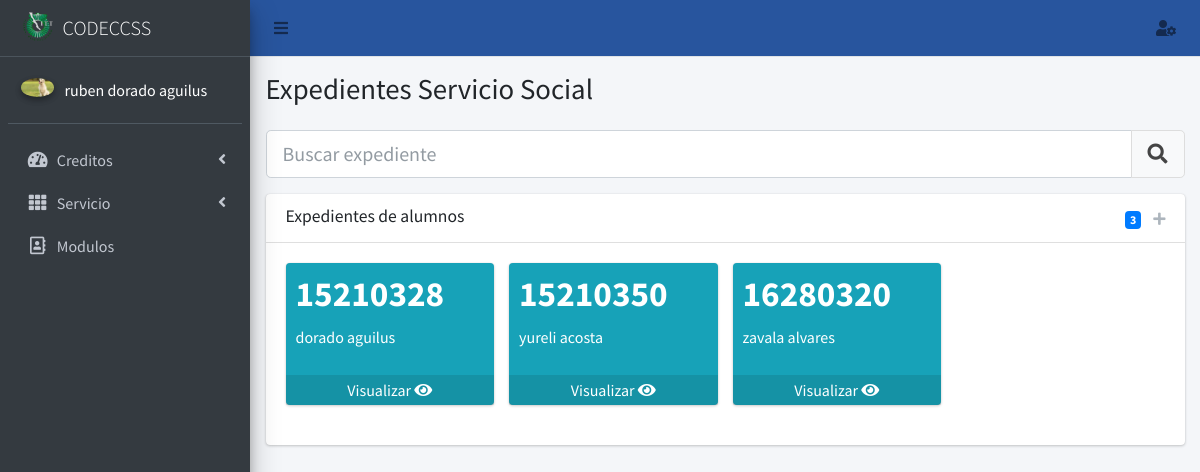
Page /expedienteServicio/ (signed in) on the committed database.
### core/models.py (models this page shows, shortened)
class Perfil(models.Model):
    user=models.OneToOneField(User,null=True,on_delete=models.SET_NULL)
    nombre=models.CharField(max_length=56, blank=False, null=False)
    apellido_paterno=models.CharField(max_length=56, blank=False, null=False)
    apellido_materno=models.CharField(max_length=56, blank=False, null=False)
    modulo=models.ManyToManyField(Modulo, blank=True)
    email_institucional=models.CharField(max_length=126, blank=False, null=False, validators=[RegexValidator(regex=r'(^[a-zA-Z0-9_.+-]+@tectijuana.edu.mx+$)|(^[a-zA-Z0-9_.+-]+@tectijuana.tecnm.mx+$)',message="El formato del correo debe ser @tectijuana.edu.mx")])
    foto=models.ImageField(upload_to=rename_folder_photo, max_length=126, blank=True, null=True)
    estado=models.BooleanField(default=False)
    created_at = models.DateTimeField("Creado ", auto_now_add=True)
    updated_at = models.DateTimeField("Actualizado ", auto_now=True)
    class Meta:
        verbose_name="Perfil"
        verbose_name_plural="Perfiles"

class Expediente_Servicio(models.Model):
    matricula=models.CharField(max_length=56, blank=False, null=False)
    nombre=models.CharField(max_length=56, blank=False, null=False)
    apellido_paterno=models.CharField(max_length=56, blank=False, null=False)
    apellido_materno=models.CharField(max_length=56, blank=False, null=False)
    perfil=models.ForeignKey(Perfil, null=True,on_delete=models.SET_NULL)
    estado=models.BooleanField(default=True)
    created_at = models.DateTimeField("Creado ", auto_now_add=True)
    updated_at = models.DateTimeField("Actualizado ", auto_now=True)
    class Meta:
        verbose_name="Expediente de Servicio"
        verbose_name_plural="Expedientes de Servicio"
    def __str__(self):
        return str(self.matricula)

### core/views.py (the view)
# urls.py: path('expedienteServicio/',views.expedienteServicio,name='expedienteServicio'),
@login_required(login_url='login_docente')
def expedienteServicio(request):
    expedientes=Expediente_Servicio.objects.filter(perfil__user=request.user.id,estado=True).order_by("matricula")
    print(expedientes)
    contexto={
        'titulo': "Expedientes Servicio Social",
        'usuario': Perfil.objects.get(user=request.user.id),
        'expedientes':expedientes,
        'total_expedientes': expedientes.count()
    }
    return render(request,"servicio/expediente.html",contexto)

### core/templatetags/templates.py (called while the page is built)
@register.filter(name='has_group')
def has_group(user, group_name):
       groups = user.groups.all().values_list('name', flat=True)
       return True if group_name in groups else False

@register.simple_tag
def loadsession(user):
       bandera=False
       data=Perfil.objects.get(user=user)
       if data.estado:
              bandera=True
       return bandera

### templates/servicio/expediente.html (shortened to what this page needs)
{%extends 'docente/inicio.html' %}
{% load staticfiles %}
{%load templates%}
{%block content%}
    <div class="col-lg-12">
      {%if request.user|has_group:"Servicio" or request.user.is_superuser%}
        <div class="form-group">
            <div class="input-group input-group-lg">
                <input id="search" autocomplete="off" class="form-control form-control-lg" placeholder="Buscar expediente">
                <div class="input-group-append">
                    <button class="btn btn-lg btn-default" style="cursor: auto; pointer-events: none;">
                        <i class="fa fa-search"></i>
                    </button>
                </div>
            </div>
        </div>
        <div class="card contenedor">
        <div class="card-header">
          <h5 class="card-title">Expedientes de alumnos</h5>
          <div class="card-tools">
            <span id="count" title="Total expedientes" class="badge badge-primary">{{total_expedientes}}</span>
            <button type="button" class="btn btn-tool agregar" title="Agregar expediente" data-toggle="modal" data-target="#modal-default">
              <i class="fas fa-plus"></i>
            </button>
          </div>
        </div>
        <div class="card-body expediente">
            <div class="row" id="contenedor-expediente">
                {%for exp in expedientes %}
                <div class="col-lg-3 col-6 data-info">
                    <div class="small-box bg-info">
                        <div class="inner">
                        <h3 name="{{exp.matricula}}">{{exp.matricula}}</h3>
                        <p>{{exp.apellido_paterno}} {{exp.apellido_materno}}</p>
                        </div>
                      <a href="{%url 'detalle_expediente_servicio' id=exp.id %}?matricula={{exp.matricula}}" class="small-box-footer">Visualizar <i class="fas fa-eye"></i></a>
                    </div>
                  </div>
                  {%endfor%}
              </div>
              </div>
        </div>
      {%else%}
      <p>No tienes permisos para poder realizar esta accion</p>
      {%endif%}
      </div>
{%endblock content%}

### templates/docente/aside.html (shortened to what this page needs)
{%load templates%}
<aside class="main-sidebar sidebar-dark-primary elevation-4">
    <a href="" class="brand-link">
        <img src="/static/img/logo_TECT.png" alt="Logo TecNM" class="brand-image" style="opacity: .8">
        <span class="brand-text font-weight-light">CODECCSS</span>
    </a>
    <div class="sidebar">
        <div class="user-panel mt-3 pb-3 mb-3 d-flex">
            <div class="image">
                {%if usuario.foto%}
                <img src="{{usuario.foto.url}}" class="img-circle elevation-2" alt="User Image"> {%else%}
                <img src="/static/img/usernone.png" class="img-circle elevation-2" alt="User Image"> {%endif%}
            </div>
            <div class="info">
                <span style="color: white;">{{usuario.nombre}} {{usuario.apellido_paterno}} {{usuario.apellido_materno}}</span>
            </div>
        </div>
        <nav class="mt-2">
            <ul class="nav nav-pills nav-sidebar flex-column" data-widget="treeview" role="menu" data-accordion="false">
                {% if request.user|has_group:"Docente" or request.user.is_superuser %}
                <li class="nav-item">
                    <a href="#" class="nav-link">
                        <i class="nav-icon fas fa-tachometer-alt"></i>
                        <p>
                            Creditos
                            <i class="right fas fa-angle-left"></i>
                        </p>
                    </a>
                </li>
                {%endif%} {% if request.user|has_group:"Servicio" or request.user.is_superuser %}
                <li class="nav-item">
                    <a href="#" class="nav-link">
                        <i class="nav-icon fas fa-th"></i>
                        <p>
                            Servicio
                            <i class="right fas fa-angle-left"></i>
                        </p>
                    </a>
                </li>
                {%endif%} {% if request.user.is_superuser %}
                <li class="nav-item">
                    <a href="{%url 'modulo'%}" class="nav-link">
                        <i class="nav-icon far fa-address-book"></i>
                        <p>
                            Modulos
                        </p>
                    </a>
                </li>
                {%endif%}
            </ul>
        </nav>
    </div>
</aside>

### templates/servicio/expediente.html (style rules this page uses)
.contenedor { max-height: 400px; }
.expediente { overflow-x: auto; }

### rows in the picture
Perfil: foto (picture), nombre "ruben", apellido_paterno "dorado", apellido_materno "aguilus"
Expediente_Servicio: matricula "15210328", apellido_paterno "dorado", apellido_materno "aguilus"
Expediente_Servicio: matricula "15210350", apellido_paterno "yureli", apellido_materno "acosta"
Expediente_Servicio: matricula "16280320", apellido_paterno "zavala", apellido_materno "alvares"

### other values in the picture
{{ titulo }} "Expedientes Servicio Social"
{{ total_expedientes }} "3"
